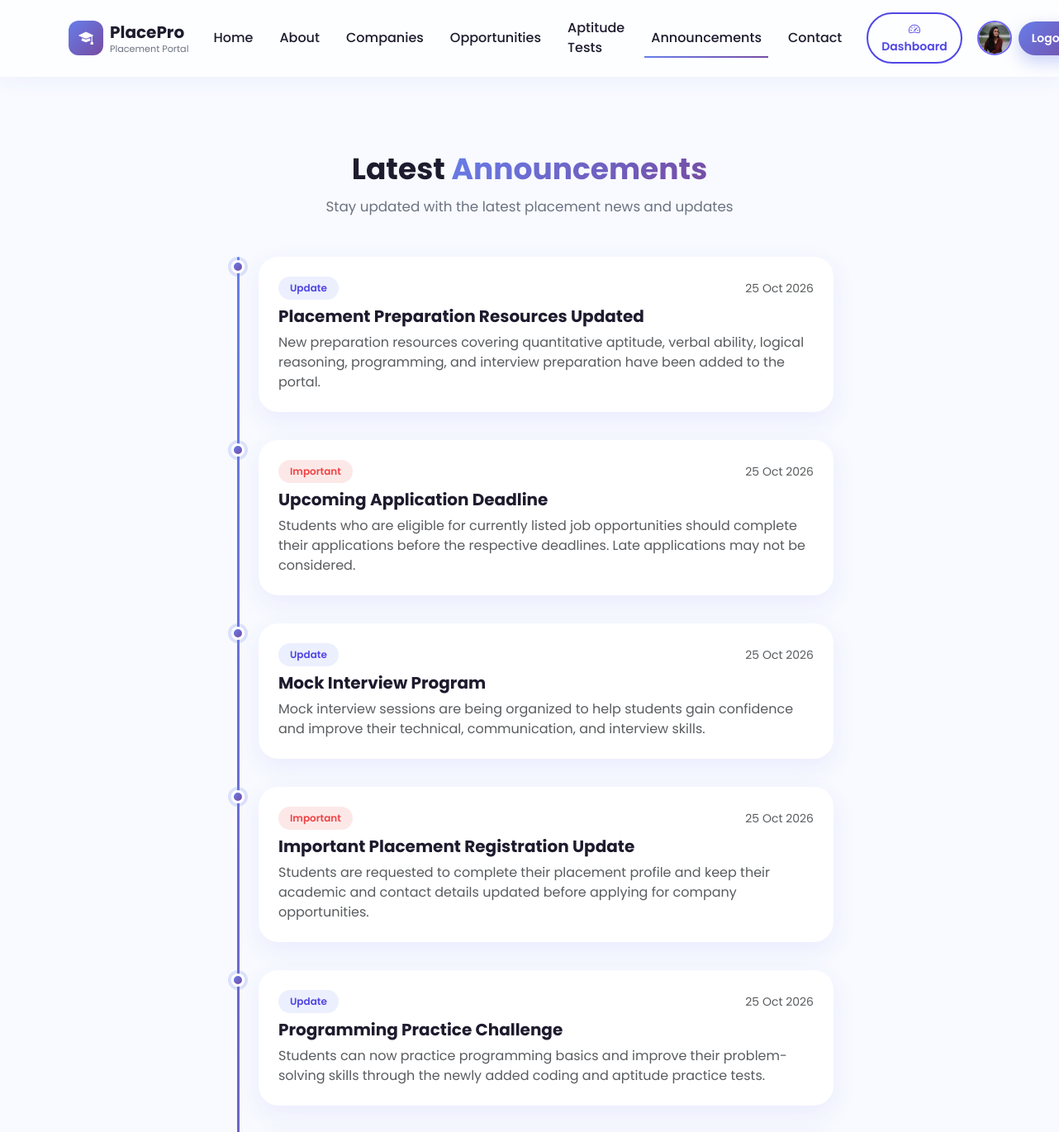
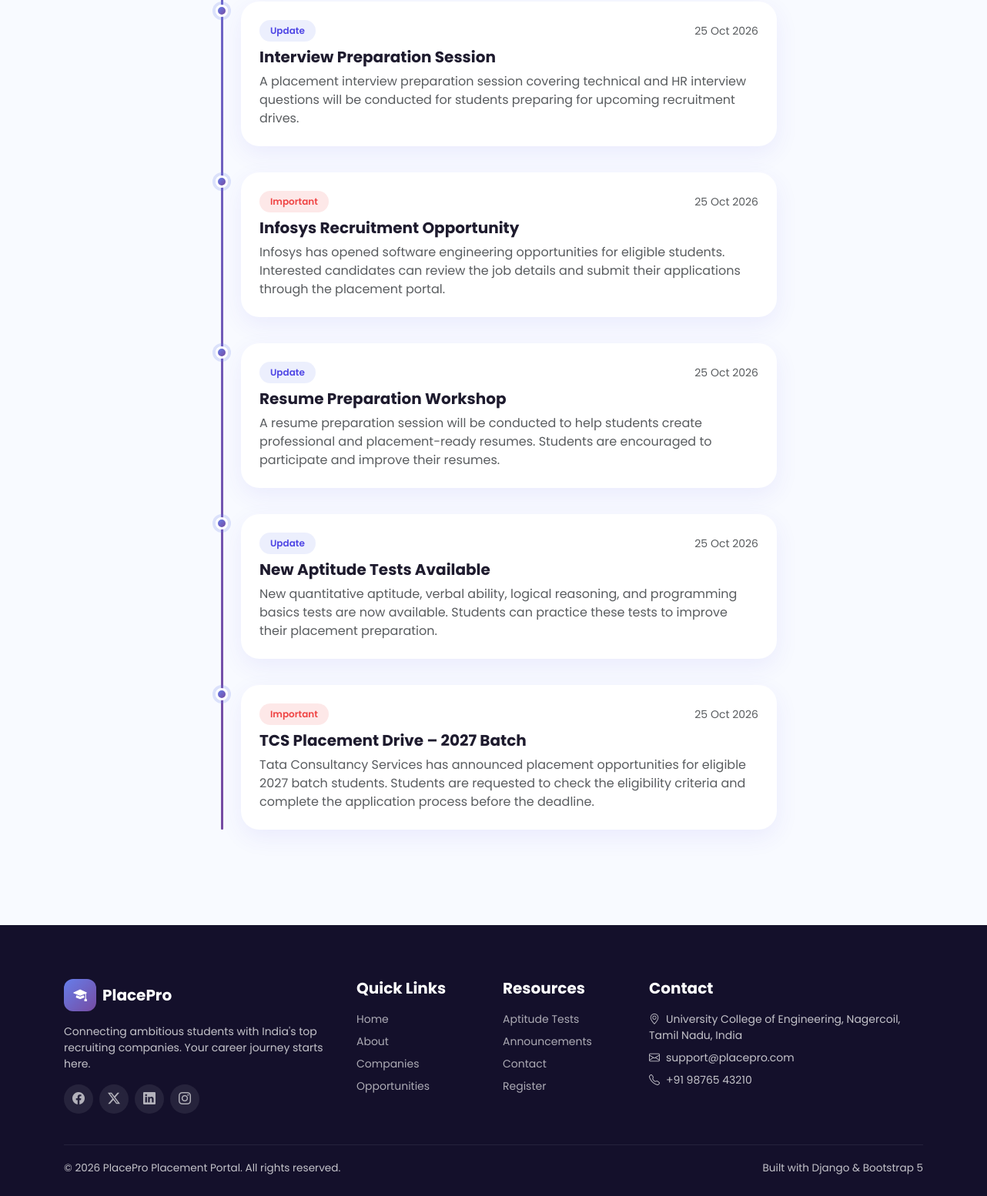
/announcements/ (signed in), run on the app's committed database (2 pictures, top to bottom).
### portal/models.py (models this page shows, shortened)
class Profile(models.Model):
    user = models.OneToOneField(
        User,
        on_delete=models.CASCADE,
        related_name="profile"
    )
    phone = models.CharField(max_length=15, blank=True)
    graduation_year = models.PositiveIntegerField(
        null=True, blank=True
    )
    college = models.CharField(max_length=200, blank=True)
    course = models.CharField(max_length=100, blank=True)
    resume = models.FileField(
        upload_to="resumes/", blank=True, null=True
    )
    profile_picture = models.ImageField(
        upload_to="profile_pics/", blank=True, null=True
    )

class Announcement(models.Model):
    title = models.CharField(max_length=200)
    description = models.TextField()
    is_important = models.BooleanField(default=False)
    posted_on = models.DateTimeField(auto_now_add=True)
    class Meta:
        ordering = ['-posted_on']

### portal/views.py (the view)
# urls.py: path('announcements/', views.announcements, name='announcements'),
def announcements(request):
    all_announcements = Announcement.objects.all()
    return render(request, 'portal/announcements.html', {'announcements': all_announcements})

### templates/portal/announcements.html (shortened to what this page needs)
{% extends 'base.html' %}
{% block content %}
<section class="section-pad">
  <div class="container">
    <div class="text-center mb-5 reveal">
      <h1 class="section-title">Latest <span class="gradient-text">Announcements</span></h1>
      <p class="section-subtitle">Stay updated with the latest placement news and updates</p>
    </div>
    <div class="row justify-content-center">
      <div class="col-lg-8">
        <div class="timeline reveal">
          {% for a in announcements %}
          <div class="timeline-item">
            <div class="card-premium p-4">
              <div class="d-flex justify-content-between align-items-center mb-2">
                <span class="badge-soft {% if a.is_important %}badge-important{% endif %}">{% if a.is_important %}Important{% else %}Update{% endif %}</span>
                <small class="text-muted">{{ a.posted_on|date:"d M Y" }}</small>
              </div>
              <h5 class="fw-bold">{{ a.title }}</h5>
              <p class="text-muted mb-0">{{ a.description }}</p>
            </div>
          </div>
          {% empty %}
          <div class="empty-state">
            <div class="empty-icon"><i class="bi bi-megaphone"></i></div>
            <h5>No announcements yet</h5>
            <p class="text-muted">Check back soon for placement updates.</p>
          </div>
          {% endfor %}
        </div>
      </div>
    </div>
  </div>
</section>
{% endblock %}

### templates/base.html (shortened to what this page needs)
{% load static %}
<!DOCTYPE html>
<html lang="en">
<head>
  <link href="https://cdn.jsdelivr.net/npm/bootstrap@5.3.3/dist/css/bootstrap.min.css" rel="stylesheet">
  <link rel="stylesheet" href="https://cdn.jsdelivr.net/npm/bootstrap-icons@1.11.3/font/bootstrap-icons.css">
  <link rel="stylesheet" href="{% static 'css/style.css' %}">
</head>
<body>
  <nav class="navbar navbar-expand-lg navbar-glass">
    <div class="container">
      <a class="navbar-brand d-flex align-items-center gap-2" href="{% url 'home' %}">
        <span class="navbar-brand-logo"><i class="bi bi-mortarboard-fill"></i></span>
        <span>
          <span class="brand-text d-block">PlacePro</span>
          <span class="brand-tagline">Placement Portal</span>
        </span>
      </a>
      <div class="collapse navbar-collapse" id="mainNav">
        <ul class="navbar-nav ms-auto align-items-lg-center gap-lg-1">
          <li class="nav-item"><a
              class="nav-link nav-link-custom {% if request.resolver_match.url_name == 'home' %}active{% endif %}"
              href="{% url 'home' %}">Home</a></li>
          <li class="nav-item"><a
              class="nav-link nav-link-custom {% if request.resolver_match.url_name == 'about' %}active{% endif %}"
              href="{% url 'about' %}">About</a></li>
          <li class="nav-item"><a
              class="nav-link nav-link-custom {% if request.resolver_match.url_name == 'companies' %}active{% endif %}"
              href="{% url 'companies' %}">Companies</a></li>
          <li class="nav-item"><a
              class="nav-link nav-link-custom {% if request.resolver_match.url_name == 'opportunities' %}active{% endif %}"
              href="{% url 'opportunities' %}">Opportunities</a></li>
          <li class="nav-item"><a
              class="nav-link nav-link-custom {% if request.resolver_match.url_name == 'aptitude_tests' %}active{% endif %}"
              href="{% url 'aptitude_tests' %}">Aptitude Tests</a></li>
          <li class="nav-item"><a
              class="nav-link nav-link-custom {% if request.resolver_match.url_name == 'announcements' %}active{% endif %}"
              href="{% url 'announcements' %}">Announcements</a></li>
          <li class="nav-item"><a
              class="nav-link nav-link-custom {% if request.resolver_match.url_name == 'contact' %}active{% endif %}"
              href="{% url 'contact' %}">Contact</a></li>
        </ul>
        <div class="d-flex align-items-center gap-2 mt-3 mt-lg-0 ms-lg-3">
          {% if user.is_authenticated %}
          <a href="{% url 'dashboard' %}" class="btn btn-outline-gradient btn-sm px-3">
            <i class="bi bi-speedometer2"></i> Dashboard
          </a>
          <a href="{% url 'profile' %}" class="nav-profile">
            {% if request.user.is_authenticated %}
            {% if request.user.profile.profile_picture %}
            <img src="{{ request.user.profile.profile_picture.url }}" alt="Profile" class="navbar-profile-img">
            {% else %}
            <span class="navbar-profile-placeholder">
              {{ request.user.username|slice:":1"|upper }}
            </span>
            {% endif %}
            {% endif %}
          </a>
          <a href="{% url 'logout' %}" class="btn btn-gradient btn-sm px-3">Logout</a>
          {% else %}
          <a href="{% url 'login' %}" class="btn btn-outline-gradient btn-sm px-3">Login</a>
          <a href="{% url 'register' %}" class="btn btn-gradient btn-sm px-3">Register</a>
          {% endif %}
        </div>
      </div>
    </div>
  </nav>
  {% block content %}{% endblock %}
  <footer class="footer-premium">
    <div class="container">
      <div class="row g-4">
        <div class="col-lg-4">
          <div class="d-flex align-items-center gap-2 mb-3">
            <span class="navbar-brand-logo"><i class="bi bi-mortarboard-fill"></i></span>
            <span class="fw-bold fs-5 text-white">PlacePro</span>
          </div>
          <p class="small">Connecting ambitious students with India's top recruiting companies. Your career journey
            starts here.</p>
          <div class="d-flex gap-2 mt-3">
            <a href="#" class="footer-social"><i class="bi bi-facebook"></i></a>
            <a href="#" class="footer-social"><i class="bi bi-twitter-x"></i></a>
            <a href="#" class="footer-social"><i class="bi bi-linkedin"></i></a>
            <a href="#" class="footer-social"><i class="bi bi-instagram"></i></a>
          </div>
        </div>
        <div class="col-lg-2 col-6">
          <h5>Quick Links</h5>
          <ul class="list-unstyled small d-flex flex-column gap-2">
            <li><a href="{% url 'home' %}">Home</a></li>
            <li><a href="{% url 'about' %}">About</a></li>
            <li><a href="{% url 'companies' %}">Companies</a></li>
            <li><a href="{% url 'opportunities' %}">Opportunities</a></li>
          </ul>
        </div>
        <div class="col-lg-2 col-6">
          <h5>Resources</h5>
          <ul class="list-unstyled small d-flex flex-column gap-2">
            <li><a href="{% url 'aptitude_tests' %}">Aptitude Tests</a></li>
            <li><a href="{% url 'announcements' %}">Announcements</a></li>
            <li><a href="{% url 'contact' %}">Contact</a></li>
            <li><a href="{% url 'register' %}">Register</a></li>
          </ul>
        </div>
        <div class="col-lg-4">
          <h5>Contact</h5>
          <ul class="list-unstyled small d-flex flex-column gap-2">
            <li><i class="bi bi-geo-alt me-2"></i>University College of Engineering, Nagercoil, Tamil Nadu, India</li>
            <li><i class="bi bi-envelope me-2"></i>support@placepro.com</li>
            <li><i class="bi bi-telephone me-2"></i>+91 98765 43210</li>
          </ul>
        </div>
      </div>
      <div class="footer-bottom d-flex flex-wrap justify-content-between">
        <span>© {% now "Y" %} PlacePro Placement Portal. All rights reserved.</span>
        <span>Built with Django &amp; Bootstrap 5</span>
      </div>
    </div>
  </footer>
</body>
</html>

### data on the page
Announcement: is_important "Update", posted_on "25 Oct 2026", title "Placement Preparation Resources Updated", description "New preparation resources covering quantitative aptitude, verbal ability, logical reasoning, programming, and interview preparation have been added to the portal."
Announcement: is_important "Important", posted_on "25 Oct 2026", title "Upcoming Application Deadline", description "Students who are eligible for currently listed job opportunities should complete their applications before the respective deadlines. Late applications may not be considered."
Announcement: is_important "Update", posted_on "25 Oct 2026", title "Mock Interview Program", description "Mock interview sessions are being organized to help students gain confidence and improve their technical, communication, and interview skills."
Announcement: is_important "Important", posted_on "25 Oct 2026", title "Important Placement Registration Update", description "Students are requested to complete their placement profile and keep their academic and contact details updated before applying for company opportunities."
Announcement: is_important "Update", posted_on "25 Oct 2026", title "Programming Practice Challenge", description "Students can now practice programming basics and improve their problem-solving skills through the newly added coding and aptitude practice tests."
Announcement: is_important "Update", posted_on "25 Oct 2026", title "Interview Preparation Session", description "A placement interview preparation session covering technical and HR interview questions will be conducted for students preparing for upcoming recruitment drives."
Announcement: is_important "Important", posted_on "25 Oct 2026", title "Infosys Recruitment Opportunity", description "Infosys has opened software engineering opportunities for eligible students. Interested candidates can review the job details and submit their applications through the placement portal."
Announcement: is_important "Update", posted_on "25 Oct 2026", title "Resume Preparation Workshop", description "A resume preparation session will be conducted to help students create professional and placement-ready resumes. Students are encouraged to participate and improve their resumes."
Announcement: is_important "Update", posted_on "25 Oct 2026", title "New Aptitude Tests Available", description "New quantitative aptitude, verbal ability, logical reasoning, and programming basics tests are now available. Students can practice these tests to improve their placement preparation."
Announcement: is_important "Important", posted_on "25 Oct 2026", title "TCS Placement Drive – 2027 Batch", description "Tata Consultancy Services has announced placement opportunities for eligible 2027 batch students. Students are requested to check the eligibility criteria and complete the application process before the deadline."
